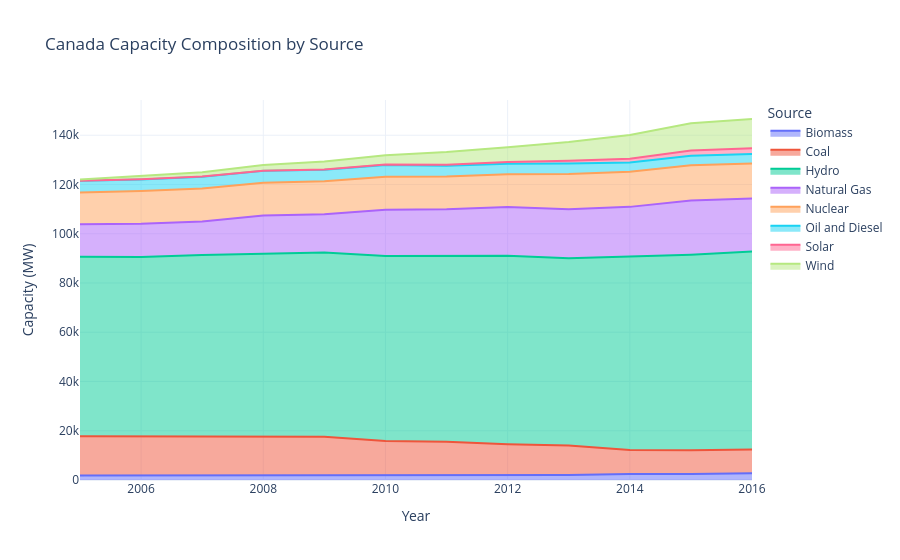
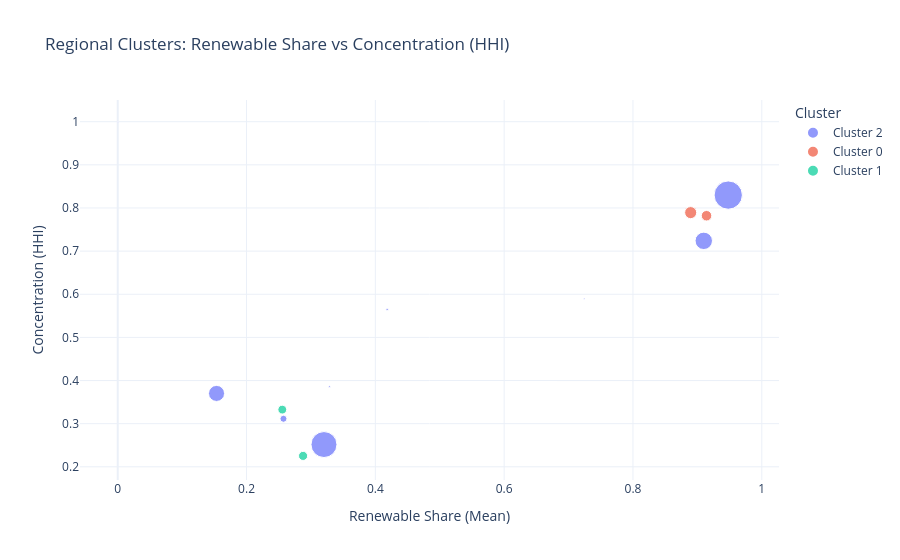
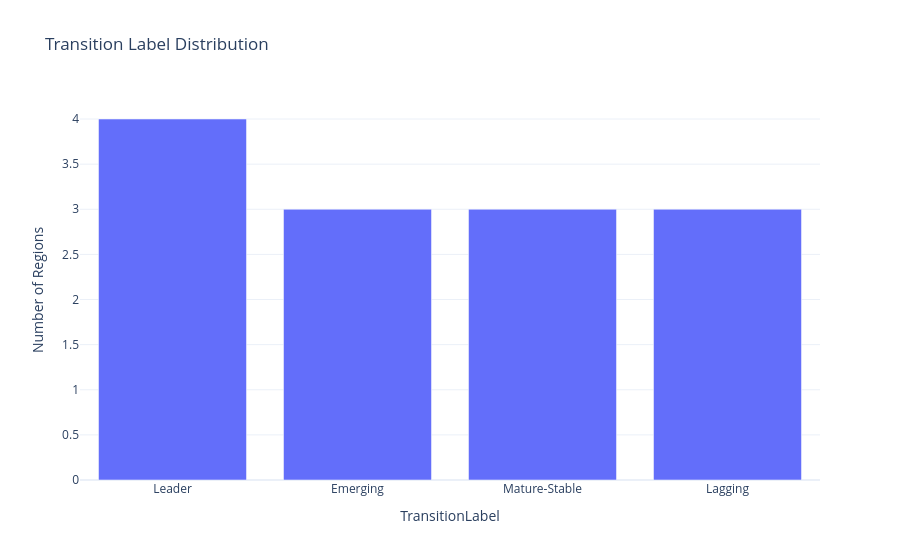
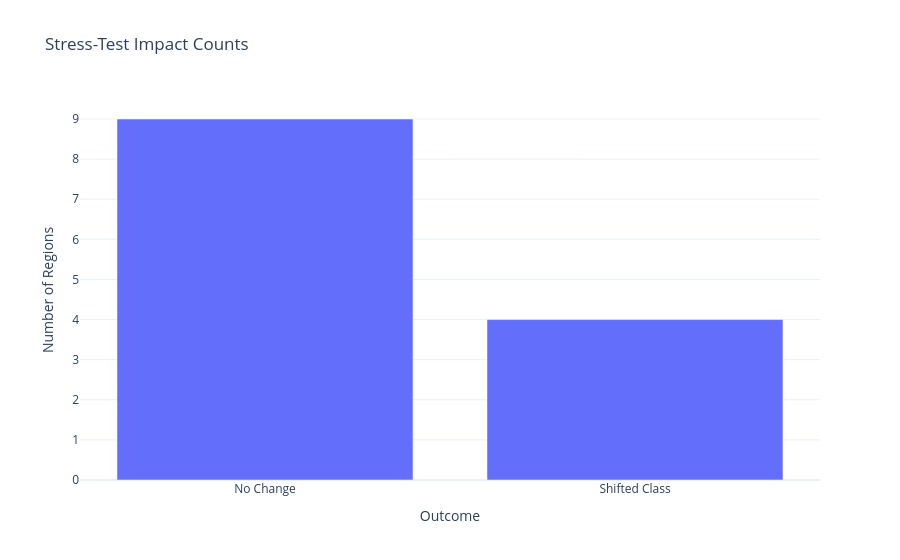

The cell these charts' notebook holds for them, in order:
### Markdown cell above
## 8. Interactive Dashboard Outputs

This section exports interactive visual artifacts for transparent analytical inspection and interpretation.

### Code cell
plotly_template = "plotly_white"
latest_year = int(region_mix["Year"].max())

fig1_df = canada.copy()
fig1 = px.area(
    fig1_df,
    x="Year",
    y="Data",
    color="Source",
    title="Canada Capacity Composition by Source",
    template=plotly_template,
    labels={"Data": "Capacity (MW)"},
)
fig1.update_layout(hovermode="x unified", legend_title_text="Source")
display(fig1)
fig1.write_html(str(OUT_DIR / "dashboard_capacity_composition.html"), include_plotlyjs="cdn")

fig3_df = region_features.copy()
if "ClusterLabel" not in fig3_df.columns:
    fig3_df["ClusterLabel"] = "Cluster " + fig3_df["Cluster"].astype(int).astype(str)
fig3 = px.scatter(
    fig3_df,
    x="renew_share_mean",
    y="hhi_mean",
    color="ClusterLabel",
    size="capacity_mean",
    hover_name="Region",
    title="Regional Clusters: Renewable Share vs Concentration (HHI)",
    template=plotly_template,
    labels={
        "renew_share_mean": "Renewable Share (Mean)",
        "hhi_mean": "Concentration (HHI)",
        "ClusterLabel": "Cluster",
    },
)
fig3.update_layout(hovermode="closest")
display(fig3)
fig3.write_html(str(OUT_DIR / "dashboard_cluster_scatter.html"), include_plotlyjs="cdn")

if "label_df" in globals() and isinstance(label_df, pd.DataFrame) and not label_df.empty:
    transition_counts = label_df["TransitionLabel"].value_counts().rename_axis("TransitionLabel").reset_index(name="Count")
    fig4 = px.bar(
        transition_counts,
        x="TransitionLabel",
        y="Count",
        title="Transition Label Distribution",
        template=plotly_template,
        labels={"Count": "Number of Regions"},
    )
    display(fig4)
    fig4.write_html(str(OUT_DIR / "dashboard_transition_labels.html"), include_plotlyjs="cdn")

if "priority_table" in globals() and isinstance(priority_table, pd.DataFrame) and not priority_table.empty:
    pr = priority_table.sort_values("PriorityScore", ascending=False).copy()
    fig5 = px.bar(
        pr,
        x="Region",
        y="PriorityScore",
        color="Priority",
        title="Policy Priority Score by Region",
        template=plotly_template,
    )
    display(fig5)
    fig5.write_html(str(OUT_DIR / "dashboard_priority_score.html"), include_plotlyjs="cdn")

if "scenario_shift_df" in globals() and isinstance(scenario_shift_df, pd.DataFrame) and not scenario_shift_df.empty:
    impact = scenario_shift_df[scenario_shift_df["Region"] != "Canada"].copy()
    impact["Changed"] = impact["Changed"].astype(str).str.lower().isin(["true", "1", "yes"])
    impact_counts = impact.groupby("Changed", as_index=False).size()
    impact_counts["Outcome"] = impact_counts["Changed"].map({True: "Shifted Class", False: "No Change"})
    fig6 = px.bar(
        impact_counts,
        x="Outcome",
        y="size",
        title="Stress-Test Impact Counts",
        template=plotly_template,
        labels={"size": "Number of Regions"},
    )
    display(fig6)
    fig6.write_html(str(OUT_DIR / "dashboard_stresstest_impact.html"), include_plotlyjs="cdn")

print("Interactive dashboard files saved:")
for name in [
    "dashboard_capacity_composition.html",
    "dashboard_cluster_scatter.html",
    "dashboard_transition_labels.html",
    "dashboard_priority_score.html",
    "dashboard_stresstest_impact.html",
    "dashboard_transition_stresstest_matrix.html",
]:
    path = OUT_DIR / name
    if path.exists():
        print("-", path)

### Figure 1 — Plotly figure (JSON) as saved in the notebook; plotly's stock layout.template omitted (floating-point values rounded to 4 significant figures)
{"data": [{"fillpattern": {"shape": ""}, "hovertemplate": "Source=Biomass<br>Year=%{x}<br>Capacity (MW)=%{y}<extra></extra>", "legendgroup": "Biomass", "line": {"color": "#636efa"}, "marker": {"symbol": "circle"}, "mode": "lines", "name": "Biomass", "orientation": "v", "showlegend": true, "stackgroup": "1", "type": "scatter", "x": [2005, 2006, 2007, 2008, 2009, 2010, 2011, 2012, 2013, 2014, 2015, 2016], "xaxis": "x", "y": [1804.0, 1811.0, 1811.0, 1735.0, 1804.0, 1869.0, 1898.0, 1953.0, 1982.0, 2437.0, 2414.0, 2702.0], "yaxis": "y"}, {"fillpattern": {"shape": ""}, "hovertemplate": "Source=Coal<br>Year=%{x}<br>Capacity (MW)=%{y}<extra></extra>", "legendgroup": "Coal", "line": {"color": "#EF553B"}, "marker": {"symbol": "circle"}, "mode": "lines", "name": "Coal", "orientation": "v", "showlegend": true, "stackgroup": "1", "type": "scatter", "x": [2005, 2006, 2007, 2008, 2009, 2010, 2011, 2012, 2013, 2014, 2015, 2016], "xaxis": "x", "y": [16000.0, 15920.0, 16010.0, 15740.0, 15800.0, 13920.0, 13610.0, 12560.0, 12020.0, 9786.0, 9661.0, 9661.0], "yaxis": "y"}, {"fillpattern": {"shape": ""}, "hovertemplate": "Source=Hydro<br>Year=%{x}<br>Capacity (MW)=%{y}<extra></extra>", "legendgroup": "Hydro", "line": {"color": "#00cc96"}, "marker": {"symbol": "circle"}, "mode": "lines", "name": "Hydro", "orientation": "v", "showlegend": true, "stackgroup": "1", "type": "scatter", "x": [2005, 2006, 2007, 2008, 2009, 2010, 2011, 2012, 2013, 2014, 2015, 2016], "xaxis": "x", "y": [72890.0, 72780.0, 73580.0, 74480.0, 74770.0, 75160.0, 75480.0, 76530.0, 76000.0, 78580.0, 79430.0, 80400.0], "yaxis": "y"}, {"fillpattern": {"shape": ""}, "hovertemplate": "Source=Natural Gas<br>Year=%{x}<br>Capacity (MW)=%{y}<extra></extra>", "legendgroup": "Natural Gas", "line": {"color": "#ab63fa"}, "marker": {"symbol": "circle"}, "mode": "lines", "name": "Natural Gas", "orientation": "v", "showlegend": true, "stackgroup": "1", "type": "scatter", "x": [2005, 2006, 2007, 2008, 2009, 2010, 2011, 2012, 2013, 2014, 2015, 2016], "xaxis": "x", "y": [13190.0, 13500.0, 13590.0, 15430.0, 15560.0, 18810.0, 18960.0, 19790.0, 19940.0, 20110.0, 22010.0, 21500.0], "yaxis": "y"}, {"fillpattern": {"shape": ""}, "hovertemplate": "Source=Nuclear<br>Year=%{x}<br>Capacity (MW)=%{y}<extra></extra>", "legendgroup": "Nuclear", "line": {"color": "#FFA15A"}, "marker": {"symbol": "circle"}, "mode": "lines", "name": "Nuclear", "orientation": "v", "showlegend": true, "stackgroup": "1", "type": "scatter", "x": [2005, 2006, 2007, 2008, 2009, 2010, 2011, 2012, 2013, 2014, 2015, 2016], "xaxis": "x", "y": [12800.0, 13340.0, 13340.0, 13340.0, 13340.0, 13340.0, 13340.0, 13340.0, 14340.0, 14270.0, 14270.0, 14270.0], "yaxis": "y"}, {"fillpattern": {"shape": ""}, "hovertemplate": "Source=Oil and Diesel<br>Year=%{x}<br>Capacity (MW)=%{y}<extra></extra>", "legendgroup": "Oil and Diesel", "line": {"color": "#19d3f3"}, "marker": {"symbol": "circle"}, "mode": "lines", "name": "Oil and Diesel", "orientation": "v", "showlegend": true, "stackgroup": "1", "type": "scatter", "x": [2005, 2006, 2007, 2008, 2009, 2010, 2011, 2012, 2013, 2014, 2015, 2016], "xaxis": "x", "y": [4795.0, 4705.0, 4831.0, 4803.0, 4706.0, 4760.0, 4265.0, 4265.0, 4269.0, 3786.0, 3842.0, 3837.0], "yaxis": "y"}, {"fillpattern": {"shape": ""}, "hovertemplate": "Source=Solar<br>Year=%{x}<br>Capacity (MW)=%{y}<extra></extra>", "legendgroup": "Solar", "line": {"color": "#FF6692"}, "marker": {"symbol": "circle"}, "mode": "lines", "name": "Solar", "orientation": "v", "showlegend": true, "stackgroup": "1", "type": "scatter", "x": [2005, 2006, 2007, 2008, 2009, 2010, 2011, 2012, 2013, 2014, 2015, 2016], "xaxis": "x", "y": [16.75, 20.48, 25.77, 32.72, 94.57, 281.1, 419.4, 647.5, 1028.0, 1523.0, 2135.0, 2310.0], "yaxis": "y"}, {"fillpattern": {"shape": ""}, "hovertemplate": "Source=Wind<br>Year=%{x}<br>Capacity (MW)=%{y}<extra></extra>", "legendgroup": "Wind", "line": {"color": "#B6E880"}, "marker": {"symbol": "circle"}, "mode": "lines", "name": "Wind", "orientation": "v", "showlegend": true, "stackgroup": "1", "type": "scatter", "x": [2005, 2006, 2007, 2008, 2009, 2010, 2011, 2012, 2013, 2014, 2015, 2016], "xaxis": "x", "y": [557.4, 1443.0, 1823.0, 2321.0, 3240.0, 3746.0, 5171.0, 6038.0, 7684.0, 9622.0, 11070.0, 11900.0], "yaxis": "y"}], "layout": {"hovermode": "x unified", "legend": {"title": {"text": "Source"}, "tracegroupgap": 0}, "title": {"text": "Canada Capacity Composition by Source"}, "xaxis": {"anchor": "y", "domain": [0, 1], "title": {"text": "Year"}}, "yaxis": {"anchor": "x", "domain": [0, 1], "title": {"text": "Capacity (MW)"}}}}

### Figure 2 — Plotly figure (JSON) as saved in the notebook; plotly's stock layout.template omitted (floating-point values rounded to 4 significant figures)
{"data": [{"hovertemplate": "<b>%{hovertext}</b><br><br>Cluster=Cluster 2<br>Renewable Share (Mean)=%{x}<br>Concentration (HHI)=%{y}<br>capacity_mean=%{marker.size}<extra></extra>", "hovertext": ["AB", "BC", "NS", "NT", "NU", "ON", "PE", "QC", "YT"], "legendgroup": "Cluster 2", "marker": {"color": "#636efa", "size": [13620.0, 16070.0, 2617.0, 181.6, 54.3, 35680.0, 295.2, 42380.0, 119.2], "sizemode": "area", "sizeref": 105.9, "symbol": "circle"}, "mode": "markers", "name": "Cluster 2", "orientation": "v", "showlegend": true, "type": "scatter", "x": [0.1534, 0.9099, 0.2573, 0.3287, 0.0003556, 0.3202, 0.4183, 0.9479, 0.7244], "xaxis": "x", "y": [0.3701, 0.7238, 0.3114, 0.3858, 0.9993, 0.2516, 0.5649, 0.8299, 0.5896], "yaxis": "y"}, {"hovertemplate": "<b>%{hovertext}</b><br><br>Cluster=Cluster 0<br>Renewable Share (Mean)=%{x}<br>Concentration (HHI)=%{y}<br>capacity_mean=%{marker.size}<extra></extra>", "hovertext": ["MB", "NL"], "legendgroup": "Cluster 0", "marker": {"color": "#EF553B", "size": [5837.0, 7693.0], "sizemode": "area", "sizeref": 105.9, "symbol": "circle"}, "mode": "markers", "name": "Cluster 0", "orientation": "v", "showlegend": true, "type": "scatter", "x": [0.9142, 0.8896], "xaxis": "x", "y": [0.782, 0.7892], "yaxis": "y"}, {"hovertemplate": "<b>%{hovertext}</b><br><br>Cluster=Cluster 1<br>Renewable Share (Mean)=%{x}<br>Concentration (HHI)=%{y}<br>capacity_mean=%{marker.size}<extra></extra>", "hovertext": ["NB", "SK"], "legendgroup": "Cluster 1", "marker": {"color": "#00cc96", "size": [4411.0, 4101.0], "sizemode": "area", "sizeref": 105.9, "symbol": "circle"}, "mode": "markers", "name": "Cluster 1", "orientation": "v", "showlegend": true, "type": "scatter", "x": [0.2878, 0.2555], "xaxis": "x", "y": [0.2253, 0.3326], "yaxis": "y"}], "layout": {"hovermode": "closest", "legend": {"itemsizing": "constant", "title": {"text": "Cluster"}, "tracegroupgap": 0}, "title": {"text": "Regional Clusters: Renewable Share vs Concentration (HHI)"}, "xaxis": {"anchor": "y", "domain": [0, 1], "title": {"text": "Renewable Share (Mean)"}}, "yaxis": {"anchor": "x", "domain": [0, 1], "title": {"text": "Concentration (HHI)"}}}}

### Figure 3 — Plotly figure (JSON) as saved in the notebook; plotly's stock layout.template omitted (floating-point values rounded to 4 significant figures)
{"data": [{"hovertemplate": "TransitionLabel=%{x}<br>Number of Regions=%{y}<extra></extra>", "legendgroup": "", "marker": {"color": "#636efa", "pattern": {"shape": ""}}, "name": "", "orientation": "v", "showlegend": false, "textposition": "auto", "type": "bar", "x": ["Leader", "Emerging", "Mature-Stable", "Lagging"], "xaxis": "x", "y": [4, 3, 3, 3], "yaxis": "y"}], "layout": {"barmode": "relative", "legend": {"tracegroupgap": 0}, "title": {"text": "Transition Label Distribution"}, "xaxis": {"anchor": "y", "domain": [0, 1], "title": {"text": "TransitionLabel"}}, "yaxis": {"anchor": "x", "domain": [0, 1], "title": {"text": "Number of Regions"}}}}

### Figure 4 — Plotly figure (JSON) as saved in the notebook; plotly's stock layout.template omitted (floating-point values rounded to 4 significant figures)
{"data": [{"hovertemplate": "Outcome=%{x}<br>Number of Regions=%{y}<extra></extra>", "legendgroup": "", "marker": {"color": "#636efa", "pattern": {"shape": ""}}, "name": "", "orientation": "v", "showlegend": false, "textposition": "auto", "type": "bar", "x": ["No Change", "Shifted Class"], "xaxis": "x", "y": [9, 4], "yaxis": "y"}], "layout": {"barmode": "relative", "legend": {"tracegroupgap": 0}, "title": {"text": "Stress-Test Impact Counts"}, "xaxis": {"anchor": "y", "domain": [0, 1], "title": {"text": "Outcome"}}, "yaxis": {"anchor": "x", "domain": [0, 1], "title": {"text": "Number of Regions"}}}}
